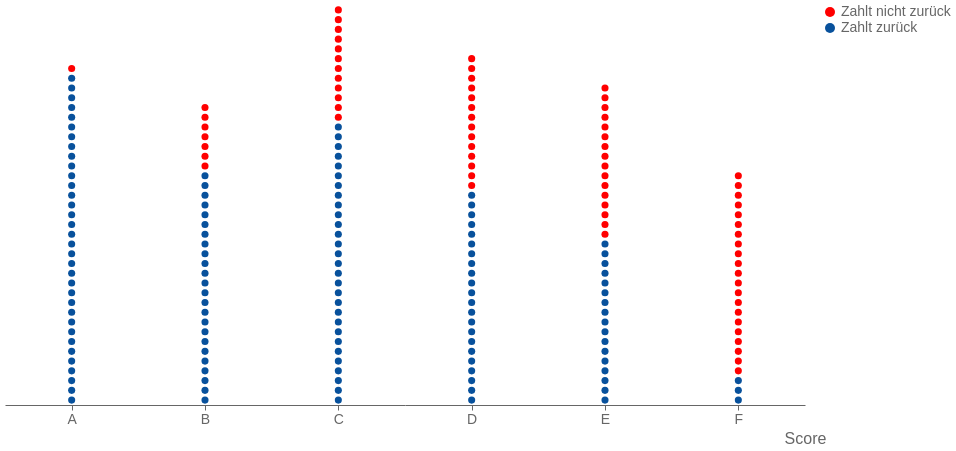

The specification (Vega-Lite) saved for this image:
### Vega-Lite specification from a JSON file in a GitHub repository (floating-point values rounded to 4 significant figures; data arrays with more than 128 entries replaced by an {"elided": "..."} marker saying what was removed)
{"config": {"text": {"color": "#666", "fontSize": 14}, "title": {"font": "Arial, sans-serif", "anchor": "start", "titleFontWeight": "bold", "labelFontWeight": "normal", "fontSize": 30, "titleFontSize": 14, "labelFontSize": 14, "color": "#333", "titleColor": "#333", "labelColor": "#666", "tickColor": "#666", "domainColor": "#666", "subtitleColor": "#666", "subtitleFontSize": 14}, "header": {"titleFontSize": 18, "labelFontSize": 18, "color": "#666", "titleColor": "#666", "labelColor": "#666", "fontWeight": "normal", "titleFontWeight": "normal", "labelFontWeight": "normal"}, "view": {"height": 800, "width": 800, "strokeWidth": 0, "fill": "white"}, "axis": {"domain": true, "domainColor": "#666", "domainWidth": 1, "gridWidth": 1, "labelAngle": 0, "tickSize": 5, "gridCap": "round", "gridDash": [2, 4], "fontWeight": "normal", "titleFontWeight": "normal", "labelFontWeight": "normal", "fontSize": 30, "titleFontSize": 16, "labelFontSize": 14, "color": "#666", "titleColor": "#666", "labelColor": "#666", "tickColor": "#666"}, "axisX": {"titleAnchor": "end", "titleAlign": "center"}, "axisY": {"titleAnchor": "end", "titleAngle": 0, "titleAlign": "center", "titleY": -15, "titleX": 0}, "legend": {"fontWeight": "normal", "titleFontWeight": "normal", "labelFontWeight": "normal", "fontSize": 30, "titleFontSize": 16, "labelFontSize": 14, "color": "#666", "titleColor": "#666", "labelColor": "#666", "tickColor": "#666", "domainColor": "#666"}}, "data": {"name": "data-4eb123ce5a741f6f77c4518437700b0f"}, "mark": {"type": "circle", "opacity": 1, "size": 50}, "encoding": {"color": {"field": "defaults", "scale": {"range": ["red", "#08519c"]}, "title": null, "type": "nominal"}, "x": {"field": "score", "scale": {"domain": ["A", "B", "C", "D", "E", "F"]}, "title": "Score", "type": "nominal"}, "y": {"axis": null, "field": "id", "sort": "descending", "title": null, "type": "nominal"}}, "height": 400, "resolve": {"scale": {"x": "independent"}}, "transform": [{"window": [{"op": "rank", "field": "", "as": "id"}], "groupby": ["score"]}], "width": 800, "$schema": "https://vega.github.io/schema/vega-lite/v5.20.1.json", "datasets": {"data-4eb123ce5a741f6f77c4518437700b0f": {"elided": "200 records"}}}
